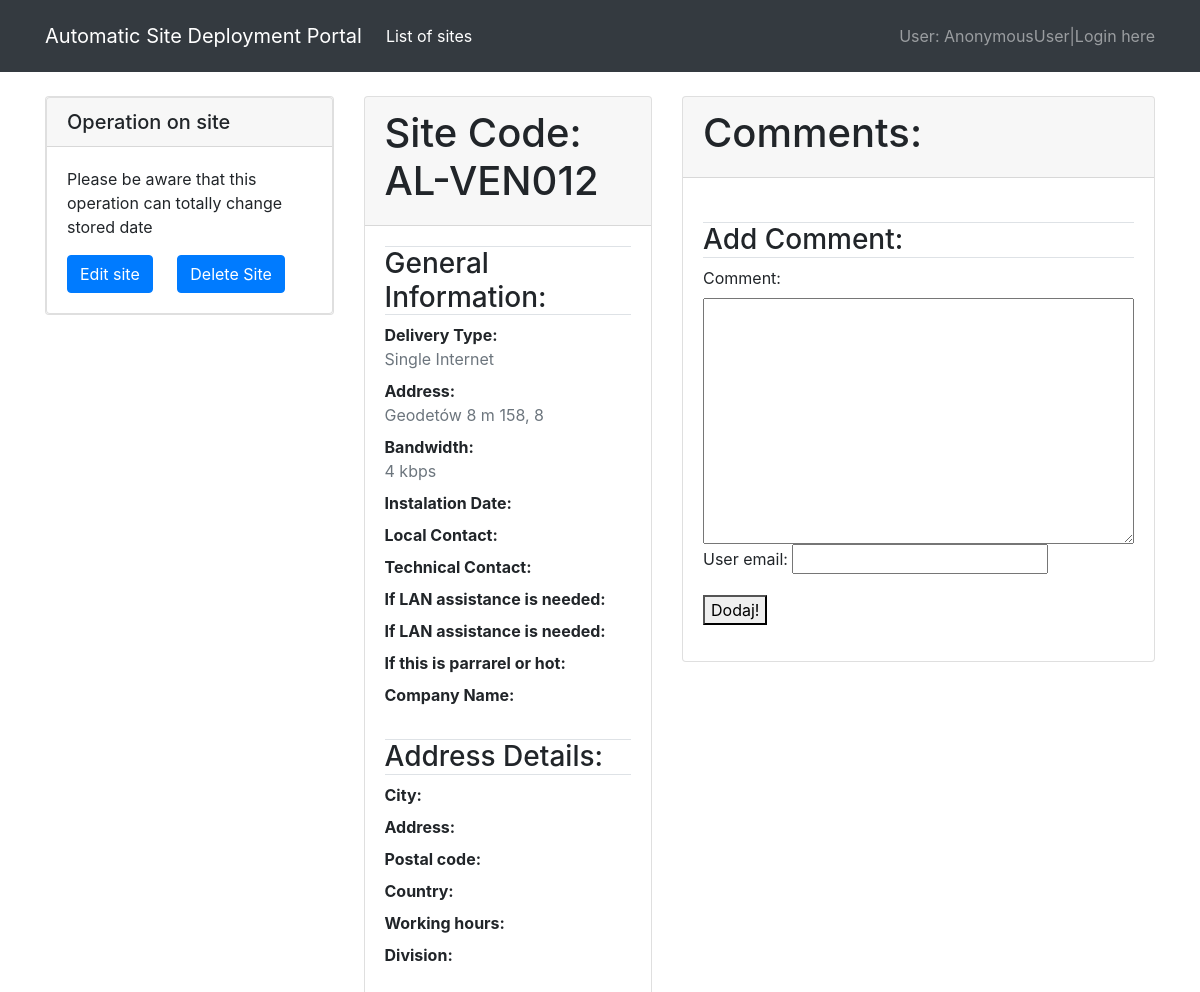
The page /lbe_portal/2/ on the database its author committed.
### lbeportal/models.py (models this page shows, shortened)
class SiteVendor(models.Model):
    site_code = models.CharField(verbose_name="Site Code", max_length=10, help_text='Code requested by Vendor Team')
    delivery_type = models.CharField(choices=DELIVERY_TYPE, verbose_name='Type of delivery', max_length=64)
    address = models.CharField(verbose_name="Site Address", max_length=64)
    bandwidth = models.IntegerField(verbose_name="Bandwidth")
    site_classification = models.CharField(choices=CLASSIFICATION, verbose_name="Site Classification:", max_length=64)
    user = models.ForeignKey(settings.AUTH_USER_MODEL, default=1, on_delete=models.CASCADE)

### lbeportal/views.py (the view, shortened to what this page needs)
# urls.py: path('<int:pk>/', SiteVendorDetailView.as_view(), name='detail'),
class SiteVendorDetailView(FormMixin, DetailView):
    template_name = 'sitevendor_detail.html'
    model = SiteVendor
    form_class = CommentForm
    def get_context_data(self, **kwargs):
        context = super(SiteVendorDetailView, self).get_context_data(**kwargs)
        context['form'] = CommentForm(initial={'site': self.object})
        return context

### nocportal/forms.py
class CommentForm(ModelForm):
    class Meta:
        model = NocComment
        fields = ['content', 'user', 'site']
        widgets = {
            'site': forms.HiddenInput()
        }

### templates/sitevendor_detail.html (shortened to what this page needs)
{% extends 'base.html' %}
{% load crispy_forms_tags %}
{% block content %}
<div class="container">
    <div class="row">
            <div class="col">
    <div class="card">
            <div class="card">
                <h5 class="card-header">Operation on site</h5>
                <div class="card-body">
                <p class="card-text">Please be aware that this operation can totally change stored date</p>
                <a href="{% url 'lbeportal:update' object.pk %}" class="btn btn-primary card-link">Edit site</a>
                <a href="{% url 'lbeportal:delete' object.pk %}" class="btn btn-primary card-link">Delete Site</a>
                </div>
            </div>
    </div>
    </div>
        <div class="col">
        <div class="card ">
             <div class="card-header">
                     <h1>Site Code: {{ object.site_code }}</h1>
             </div>
            <div class="card-body">
                <h3 class="border-top border-bottom mb-2">General Information:</h3>
                <div class="mb-2"><strong>Delivery Type:</strong>
            <p class="card-text text-muted">{{ object.delivery_type }}</p></div>
                <div class="mb-2"><strong>Address:</strong>
            <p class="card-text text-muted">{{ object.address|truncatewords_html:10 }}</p></div>
                <div class="mb-2"><strong>Bandwidth:</strong>
            <p class="card-text text-muted">{{ object.bandwidth }} kbps</p></div>
                <div class="mb-2"><strong>Instalation Date:</strong>
            <p class="card-text text-muted">{{ object.instalation_date }}</p></div>
                <div class="mb-2"><strong>Local Contact:</strong>
            <p class="card-text text-muted">{{ object.local_contact }}</p></div>
                <div class="mb-2"><strong>Technical Contact:</strong>
            <p class="card-text text-muted">{{ object.technical_contact }}</p></div>
                <div class="mb-2"><strong>If LAN assistance is needed:</strong>
            <p class="card-text text-muted">{{ object.lan_assistance }}</p></div>
                <div class="mb-2"><strong>If LAN assistance is needed:</strong>
            <p class="card-text text-muted">{{ object.voip_assistance }}</p></div>
                <div class="mb-2"><strong>If this is parrarel or hot:</strong>
            <p class="card-text text-muted">{{ object.parrarelorhot }}</p></div>
                <div class="mb-2"><strong>Company Name:</strong>
            <p class="card-text text-muted">{{ object.company_name }}</p></div>
        <br>
            <h3 class="border-top border-bottom mb-2">Address Details:</h3>
                <div class="mb-2"><strong>City:</strong>
            <p class="card-text text-muted">{{ object.city }}</p></div>
                <div class="mb-2"><strong>Address:</strong>
            <p class="card-text text-muted">{{ object.address_2 }}</p></div>
                <div class="mb-2"><strong>Postal code:</strong>
            <p class="card-text text-muted">{{ object.post_code }}</p></div>
                <div class="mb-2"><strong>Country:</strong>
            <p class="card-text text-muted">{{ object.country }}</p></div>
                <div class="mb-2"><strong>Working hours:</strong>
            <p class="card-text text-muted">{{ object.office_hours }}</p></div>
                <div class="mb-2"><strong>Division:</strong>
            <p class="card-text text-muted">{{ object.division }}</p></div>
            </div>
</div>
</div>
        <div class="col">
        <div class="card ">
            <div class="card-header">
                 <h1>Comments:</h1>
            </div>
            <div class="card-body">
                    <br>
                     <form action="" method="POST">
                        <div class="form-group">
                            <h3 class="border-top border-bottom mb-2">Add Comment:</h3>
                            <label>Comment:</label>
                        {{ form.content }}
                            <label>User email:</label>
                        {{ form.user }}
                        </div>
                        <button type="submit">Dodaj!</button>
                     </form>
            </div>
        </div>
        </div>
    </div>
</div>
    {% endblock %}

### rows shown on the page
SiteVendor: site_code "AL-VEN012", delivery_type "Single Internet", address "Geodetów 8 m 158, 8", bandwidth "4"

### other values the page prints
{{ user }} "AnonymousUser"
